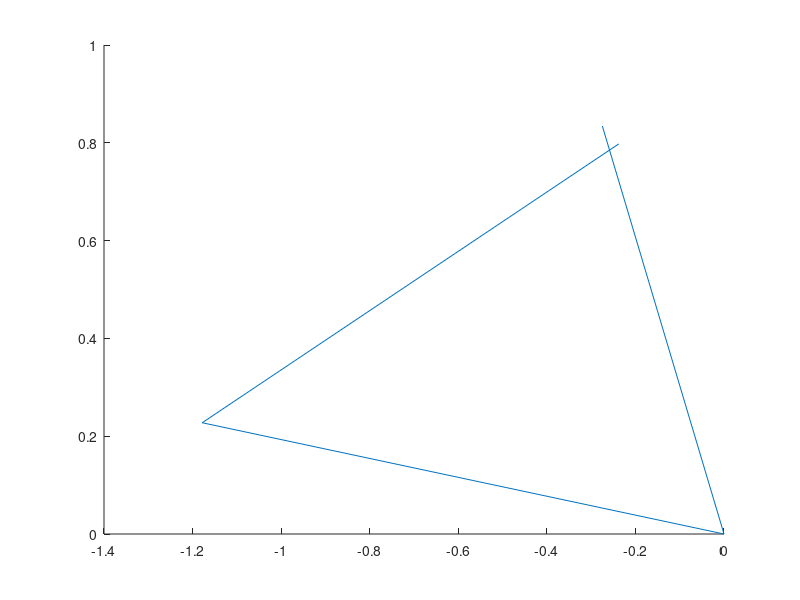

The MATLAB source for this figure: (Note: this script raises an error after producing the figure.)
clear all

l1=1.2;
l2=1.1;
t1deg=190;
t2deg=50;
t1deg=mod(t1deg,360);
t2deg=mod(t2deg,360);
t1=t1deg*pi/180;
t2=t2deg*pi/180;

if t1>t2
    G=1;
else
    G=0;
end

x1=l1*cos(t1)+l2*cos(t2);
x2=l1*sin(t1)+l2*sin(t2);
lsum=sqrt(x1^2+x2^2);
%     if x1>=0 && x2 >=0
%         quad = 1;
%     end
%     if x1<0 && x2>=0
%         quad = 2;
%     end
%     if x1<0 && x2<0
%         quad = 3;
%     end
%     if x1>=0 && x2<0
%         quad=4;
%     end
J=[-l1*sin(t1),-l2*sin(t2);l1*cos(t1),l2*cos(t2)];

Ji=inv(J);

C=(l2^2-x1^2-x2^2-l1^2)/(-2*l1*lsum);
C1=1/sqrt(1-C^2);
CC=(x1^2+x2^2-l1^2-l2^2)/(-2*l1*l2);
C2=1/sqrt(1-CC^2);
xsum=lsum^2;

if G==1
    t1test=atan2(x2,x1)+acos(C);
    t2test=-pi+t1test+acos(CC);
end

if G==0
    t1test=atan2(x2,x1)-acos(C);
    t2test=pi+t1test-acos(CC);
end

t1testdeg=t1test*180/pi;
t2testdeg=t2test*180/pi;

x1t = l1*cos(t1test)+l2*cos(t2test);
x2t = l1*sin(t1test)+l2*sin(t2test);

% switch quad
%     case 1
%         t1testdeg=mod(t1testdeg,90);
%         t2testdeg=mod(t2testdeg,90);
%     case 2
%         t1testdeg=mod(t1testdeg,180);
%         t2testdeg=mod(t2testdeg,180);
%     case 3
%         t1testdeg=180+mod(t1testdeg,90);
%         t2testdeg=180+mod(t2testdeg,90);
%     case 4
        t1testdeg=mod(t1testdeg,360);
        t2testdeg=mod(t2testdeg,360);
% end
Jtest=zeros(2,2);
Cder=(1/(l1*lsum))+((l2^2-x1^2-x2^2-l1^2)*1)/(2*l1*lsum^3);

if G==1
Jtest(1,1)=-x2/xsum-x1*C1*Cder;
Jtest(1,2)=x1/xsum-x2*C1*Cder;
Jtest(2,1)=-x2/xsum-x1*C1*Cder+x1*C2/(l1*l2);
Jtest(2,2)=x1/xsum-x2*C1*Cder+x2*C2/(l1*l2);
end

if G==0
Jtest(1,1)=-x2/xsum+x1*C1*Cder;
Jtest(1,2)=x1/xsum+x2*C1*Cder;
Jtest(2,1)=-x2/xsum+x1*C1*Cder-x1*C2/(l1*l2);
Jtest(2,2)=x1/xsum+x2*C1*Cder-x2*C2/(l1*l2);
end

% line([0 l1*cos(t1)],[0 l1*sin(t1)]);
% hold on
% line([l1*cos(t1) x1],[l1*sin(t1) x2]);
% hold off

dx=[.2;.2];
dt = Jtest*dx;
t1new=t1test+dt(1);
t2new=t2test+dt(2);
x1new=x1+dx(1);
x2new=x2+dx(2);
x1test=l1*cos(t1new)+l2*cos(t2new);
x2test=l1*sin(t1new)+l2*sin(t2new);

line([0 l1*cos(t1new)],[0 l1*sin(t1new)]);
hold on
line([l1*cos(t1new) x1test],[l1*sin(t1new) x2test]);
line([0 x1new],[0 x2new]);
hold off

% line([0 l1*cos(t1new)],[0 l1*sin(t1new)]);
% hold on
% line([l1*cos(t1new) x1new],[l1*sin(t1new) x2new]);
% hold off

% dt=[.1;.2];
% dx = J*dt;
% t1new=t1test+dt(1);
% t2new=t2test+dt(2);
% x1new=x1+dx(1);
% x2new=x2+dx(2);
% x1test=l1*cos(t1new)+l2*cos(t2new);
% x2test=l1*sin(t1new)+l2*sin(t2new);
% 
% line([0 l1*cos(t1new)],[0 l1*sin(t1new)]);
% hold on
% line([l1*cos(t1new) x1test],[l1*sin(t1new) x2test]);
% hold off
% 
% 
% line([0 l1*cos(t1new)],[0 l1*sin(t1new)]);
% hold on
% line([l1*cos(t1new) x1new],[l1*sin(t1new) x2new]);
% hold off
x = -2:.1:2;
y = -2:.1:2;
J = zeros (length(-2:.1:2),length(-2:.1:2),2,2);
lsum = zeros(length(x),length(y));
xsum = zeros(length(x),length(y));
Cder=(1/(l1*lsum))+((l2^2-x1^2-x2^2-l1^2)*1)/(2*l1*lsum^3);
for i = 1:length(x)
    for j = 1:length(y)
        lsum(i,j)=sqrt(x(i)^2+y(j)^2);
        xsum(i,j) = x(i)^2 + y(j)^2;
        C(i,j)=(l2^2-x(i)^2-y(j)^2-l1^2)/(-2*l1*lsum(i,j));
        C1(i,j)=1/sqrt(1-C(i,j)^2);
        CC(i,j)=(x(i)^2+y(j)^2-l1^2-l2^2)/(-2*l1*l2);
        C2(i,j)=1/sqrt(1-CC(i,j)^2);
        J(i,j,1,1)=-y(j)/xsum(i,j)+x(i)*C1(i,j)*Cder;
        J(i,j,1,2)=x(i)/xsum(i,j)+y(j)*C1(i,j)*Cder;
        J(i,j,2,1)=-y(j)/xsum(i,j)+x(i)*C1(i,j)*Cder-x1*C2/(l1*l2);
        J(i,j,2,2)=x(i)/xsum(i,j)+y(j)*C1(i,j)*Cder-x2*C2/(l1*l2);
    end
end
Tmax = 10;
T = 0:Tmax;
T=[T;T];
F=zeros(length(T));
for i=1:length(T(1,:))
    for j=1:length(T(1,:))
        T1=[T(1,i);T(2,j)];
        F(i,j) = norm(Jtest'*(T1));
    end
end
surf(T(1,:),T(2,:),F);